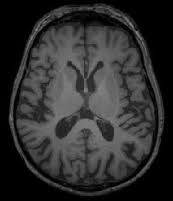
#> input picture brain_tumor_dataset/no/9 no.jpg, 173 x 201 px, given in place of Y1.jpg, which was not available
$ jupyter execute --allow-errors Brain_Tumor_Detection_Model_Builder.ipynb   (shell and % lines are left out)   (text cells are left out)
#> lines starting #> are read from the running program, lines starting #| are printed output that depends on the picture; after the words box and inside, x2 and y2 are one past the last pixel; in counts of white or black regions, pixels touching at a corner belong together; pictures that were not available may be replaced by others from this repository, and a replacement may not be noted
#> further down, ex_img is the input picture: shape (201, 173, 3); min 0, max 139, mean 46.7
[cell 1]
import tensorflow as tf
from tensorflow.keras.layers import Conv2D, Input, ZeroPadding2D, BatchNormalization, Activation, MaxPooling2D, Flatten, Dense
from tensorflow.keras.models import Model, load_model
from tensorflow.keras.callbacks import TensorBoard, ModelCheckpoint
from sklearn.model_selection import train_test_split
from sklearn.metrics import f1_score
from sklearn.utils import shuffle
import cv2
import imutils
import numpy as np
import matplotlib.pyplot as plt
import time
from os import listdir
##
###

[cell 2]
def crop_brain_contour(image, plot=False):

    #import imutils
    #import cv2
    #from matplotlib import pyplot as plt

    # Convert the image to grayscale, and blur it slightly
#> called with plot = True
    gray = cv2.cvtColor(image, cv2.COLOR_BGR2GRAY)
    gray = cv2.GaussianBlur(gray, (5, 5), 0)

    # Threshold the image, then perform a series of erosions +
    # dilations to remove any small regions of noise
    thresh = cv2.threshold(gray, 45, 255, cv2.THRESH_BINARY)[1]
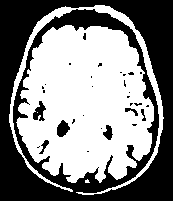
#> thresh: shape (201, 173); 52.5% white; 31 black regions (24 under 20 px), largest, box (x1, y1, x2, y2) and area: (0, 0, 173, 201) 15883, (57, 120, 70, 137) 148, (33, 101, 46, 121) 142
    thresh = cv2.erode(thresh, None, iterations=2)
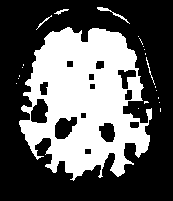
#> thresh: shape (201, 173); 36.8% white; 22 white regions (17 under 20 px), largest, box (x1, y1, x2, y2) and area: (19, 27, 152, 181) 12572, (97, 7, 130, 24) 82, (146, 57, 155, 85) 35, (54, 9, 69, 15) 34, (36, 15, 52, 30) 31
    thresh = cv2.dilate(thresh, None, iterations=2)
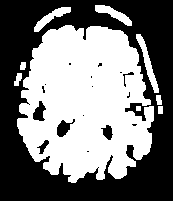
#> thresh: shape (201, 173); 48.4% white; 9 white regions

    # Find contours in thresholded image, then grab the largest one
    cnts = cv2.findContours(thresh.copy(), cv2.RETR_EXTERNAL, cv2.CHAIN_APPROX_SIMPLE)
#> cnts = 9 contours, 1 with area under 20; largest, box (x1, y1, x2, y2) and area: (17, 25, 154, 183) 15864, (136, 34, 159, 93) 299, (95, 5, 132, 26) 256, (34, 7, 71, 32) 255, (14, 73, 22, 86) 50, (156, 95, 162, 105) 37, (20, 62, 26, 70) 31, (158, 106, 163, 114) 28
    cnts = imutils.grab_contours(cnts)
    c = max(cnts, key=cv2.contourArea)
#> c = contour of 345 points, box (x1, y1, x2, y2) (17, 25, 154, 183), area 15864


    # Find the extreme points
    extLeft = tuple(c[c[:, :, 0].argmin()][0])
#> extLeft = (17, 119)
    extRight = tuple(c[c[:, :, 0].argmax()][0])
#> extRight = (153, 120)
    extTop = tuple(c[c[:, :, 1].argmin()][0])
#> extTop = (65, 25)
    extBot = tuple(c[c[:, :, 1].argmax()][0])
#> extBot = (71, 182)

    # crop new image out of the original image using the four extreme points (left, right, top, bottom)
    new_image = image[extTop[1]:extBot[1], extLeft[0]:extRight[0]]
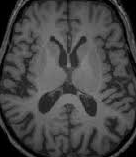
#> new_image: shape (157, 136, 3); min 0, max 139, mean 69.2

    if plot:
        plt.figure()

        plt.subplot(1, 2, 1)
        plt.imshow(image)

        plt.tick_params(axis='both', which='both',
                        top=False, bottom=False, left=False, right=False,
                        labelbottom=False, labeltop=False, labelleft=False, labelright=False)

        plt.title('Original Image')

        plt.subplot(1, 2, 2)
        plt.imshow(new_image)

        plt.tick_params(axis='both', which='both',
                        top=False, bottom=False, left=False, right=False,
                        labelbottom=False, labeltop=False, labelleft=False, labelright=False)

        plt.title('Cropped Image')

        plt.show()

    return new_image

[cell 3]
ex_img = cv2.imread("./brain_tumor_dataset/yes/Y1.jpg")
ex_new_img = crop_brain_contour(ex_img, True)

[cell 4]
def load_data(dir_list, image_size):
    """
    Read images, resize and normalize them.
    Arguments:
        dir_list: list of strings representing file directories.
    Returns:
        X: A numpy array with shape = (#_examples, image_width, image_height, #_channels)
        y: A numpy array with shape = (#_examples, 1)
    """
#> called with image_size = (240, 240)

    # load all images in a directory
    X = []
    y = []
    image_width, image_height = image_size

    for directory in dir_list:
        for filename in listdir(directory):
            # load the image
            image = cv2.imread(directory + '\\' + filename)
            # crop the brain and ignore the unnecessary rest part of the image
            image = crop_brain_contour(image, plot=False)
            # resize image
            image = cv2.resize(image, dsize=(image_width, image_height), interpolation=cv2.INTER_CUBIC)
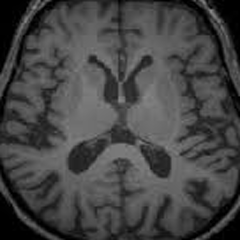
#> image: shape (240, 240, 3); min 0, max 138, mean 69.2
            # normalize values
            image = image / 255.
            # convert image to numpy array and append it to X
            X.append(image)
            # append a value of 1 to the target array if the image
            # is in the folder named 'yes', otherwise append 0.
            if directory[-3:] == 'yes':
                y.append([1])
            else:
                y.append([0])

    X = np.array(X)
    y = np.array(y)

    # Shuffle the data
    X, y = shuffle(X, y)

    print(f'Number of examples is: {len(X)}')
    print(f'X shape is: {X.shape}')
#| X shape is: (3, 240, 240, 3)
    print(f'y shape is: {y.shape}')
#| y shape is: (3, 1)

    return X, y

[cell 5]
augmented_path = './Augmented_Dataset'

# augmented data (yes and no) contains both the original and the new generated examples
augmented_yes = augmented_path + '/yes'
augmented_no = augmented_path + '/no'

IMG_WIDTH, IMG_HEIGHT = (240, 240)

X, y = load_data([augmented_yes, augmented_no], (IMG_WIDTH, IMG_HEIGHT))

[cell 6]
def plot_sample_images(X, y, n=50):
    """
    Plots n sample images for both values of y (labels).
    Arguments:
        X: A numpy array with shape = (#_examples, image_width, image_height, #_channels)
        y: A numpy array with shape = (#_examples, 1)
    """
#> called with X = array of shape (3, 240, 240, 3), y = array of shape (3, 1), n = 50

    for label in [0,1]:
        # grab the first n images with the corresponding y values equal to label
        images = X[np.argwhere(y == label)]
        n_images = images[:n]

        columns_n = 10
        rows_n = int(n/ columns_n)

        plt.figure(figsize=(20, 10))

        i = 1 # current plot
        for image in n_images:
            plt.subplot(rows_n, columns_n, i)
            plt.imshow(image[0])

            # remove ticks
            plt.tick_params(axis='both', which='both',
                            top=False, bottom=False, left=False, right=False,
                           labelbottom=False, labeltop=False, labelleft=False, labelright=False)

            i += 1

        label_to_str = lambda label: "Yes" if label == 1 else "No"
        plt.suptitle(f"Brain Tumor: {label_to_str(label)}")
        plt.show()
#> this loop made 2 passes
#> pass 1, in plot_sample_images, `plt.show()`:
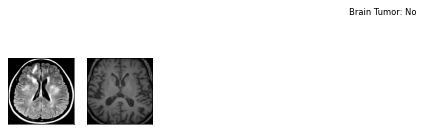
#> figure drawn by matplotlib, 2 panels
